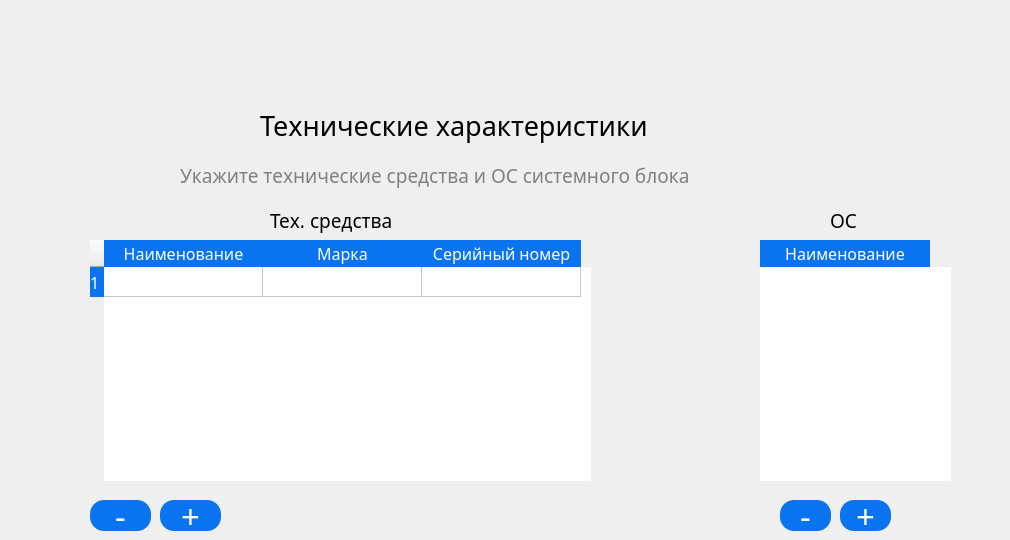
    <widget class="QWidget" name="widget_2">
     <widget class="QLabel" name="label_13">
      <property name="geometry">
       <rect>
        <x>260</x>
        <y>100</y>
        <width>741</width>
        <height>51</height>
       </rect>
      </property>
      <property name="font">
       <font>
        <family>Comfortaa</family>
        <pointsize>20</pointsize>
        <weight>50</weight>
        <bold>false</bold>
       </font>
      </property>
      <property name="styleSheet">
       <string notr="true">background-color: none;
</string>
      </property>
      <property name="text">
       <string>Технические характеристики</string>
      </property>
     </widget>
     <widget class="QLabel" name="label_14">
      <property name="geometry">
       <rect>
        <x>180</x>
        <y>150</y>
        <width>811</width>
        <height>51</height>
       </rect>
      </property>
      <property name="font">
       <font>
        <family>Comfortaa</family>
        <pointsize>14</pointsize>
        <weight>50</weight>
        <bold>false</bold>
       </font>
      </property>
      <property name="styleSheet">
       <string notr="true">background-color: none;
color: grey;</string>
      </property>
      <property name="text">
       <string>Укажите технические средства и ОС системного блока</string>
      </property>
     </widget>
     <widget class="QLabel" name="label_16">
      <property name="geometry">
       <rect>
        <x>25</x>
        <y>135</y>
        <width>21</width>
        <height>20</height>
       </rect>
      </property>
      <property name="text">
       <string/>
      </property>
      <property name="pixmap">
       <pixmap>../MVD2/icons/ellipsis.png</pixmap>
      </property>
      <property name="scaledContents">
       <bool>true</bool>
      </property>
     </widget>
     <widget class="QLabel" name="label_17">
      <property name="geometry">
       <rect>
        <x>270</x>
        <y>200</y>
        <width>291</width>
        <height>41</height>
       </rect>
      </property>
      <property name="font">
       <font>
        <family>Comfortaa</family>
        <pointsize>14</pointsize>
       </font>
      </property>
      <property name="text">
       <string>Тех. средства</string>
      </property>
     </widget>
     <widget class="QLabel" name="label_18">
      <property name="geometry">
       <rect>
        <x>830</x>
        <y>200</y>
        <width>151</width>
        <height>41</height>
       </rect>
      </property>
      <property name="font">
       <font>
        <family>Comfortaa</family>
        <pointsize>14</pointsize>
       </font>
      </property>
      <property name="text">
       <string>ОС</string>
      </property>
     </widget>
     <widget class="QTableWidget" name="table_tech">
      <property name="geometry">
       <rect>
        <x>90</x>
        <y>240</y>
        <width>501</width>
        <height>241</height>
       </rect>
      </property>
      <property name="font">
       <font>
        <family>Comfortaa</family>
        <pointsize>12</pointsize>
       </font>
      </property>
      <property name="styleSheet">
       <string notr="true">QHeaderView::section { 
 background-color: rgba(10, 116, 240, 255);
 color: white;
 border:none; 
}


QTableWidget 
{
 color: black;
 border:none; 
}


QTableWidget::item::selected
{
 color: black; 
 background-color: rgba(10, 116, 240, 120);
}



QScrollBar::handle:vertical
{
 Background: rgba(10, 116, 240, 160);
 Border: 0px solid grey;
 Border-radius: 3px; 
 Width: 8px;
}


</string>
      </property>
      <attribute name="horizontalHeaderCascadingSectionResizes">
       <bool>true</bool>
      </attribute>
      <attribute name="horizontalHeaderDefaultSectionSize">
       <number>159</number>
      </attribute>
      <row/>
      <column>
       <property name="text">
        <string>Наименование</string>
       </property>
      </column>
      <column>
       <property name="text">
        <string>Марка</string>
       </property>
      </column>
      <column>
       <property name="text">
        <string>Серийный номер</string>
       </property>
      </column>
     </widget>
     <widget class="QPushButton" name="delete_tech">
      <property name="geometry">
       <rect>
        <x>90</x>
        <y>500</y>
        <width>61</width>
        <height>31</height>
       </rect>
      </property>
      <property name="font">
       <font>
        <family>Comfortaa</family>
        <pointsize>25</pointsize>
       </font>
      </property>
      <property name="styleSheet">
       <string notr="true">QPushButton {
background-color: #0A74F0;
border-radius: 14px;
color: white;
}</string>
      </property>
      <property name="text">
       <string>-</string>
      </property>
      <property name="autoDefault">
       <bool>false</bool>
      </property>
     </widget>
     <widget class="QPushButton" name="add_tech">
      <property name="geometry">
       <rect>
        <x>160</x>
        <y>500</y>
        <width>61</width>
        <height>31</height>
       </rect>
      </property>
      <property name="font">
       <font>
        <family>Comfortaa</family>
        <pointsize>25</pointsize>
       </font>
      </property>
      <property name="styleSheet">
       <string notr="true">QPushButton {
background-color: #0A74F0;
border-radius: 14px;
color: white;
}</string>
      </property>
      <property name="text">
       <string>+</string>
      </property>
     </widget>
     <widget class="QPushButton" name="delete_os">
      <property name="geometry">
       <rect>
        <x>780</x>
        <y>500</y>
        <width>51</width>
        <height>31</height>
       </rect>
      </property>
      <property name="font">
       <font>
        <family>Comfortaa</family>
        <pointsize>25</pointsize>
       </font>
      </property>
      <property name="styleSheet">
       <string notr="true">QPushButton {
background-color: #0A74F0;
border-radius: 14px;
color: white;
}</string>
      </property>
      <property name="text">
       <string>-</string>
      </property>
     </widget>
     <widget class="QPushButton" name="add_os">
      <property name="geometry">
       <rect>
        <x>840</x>
        <y>500</y>
        <width>51</width>
        <height>31</height>
       </rect>
      </property>
      <property name="font">
       <font>
        <family>Comfortaa</family>
        <pointsize>25</pointsize>
       </font>
      </property>
      <property name="styleSheet">
       <string notr="true">QPushButton {
background-color: #0A74F0;
border-radius: 14px;
color: white;
}</string>
      </property>
      <property name="text">
       <string>+</string>
      </property>
     </widget>
     <widget class="QLabel" name="label_20">
      <property name="geometry">
       <rect>
        <x>240</x>
        <y>40</y>
        <width>581</width>
        <height>55</height>
       </rect>
      </property>
      <property name="text">
       <string/>
      </property>
      <property name="pixmap">
       <pixmap>../MVD2/icons/Step2.PNG</pixmap>
      </property>
      <property name="scaledContents">
       <bool>true</bool>
      </property>
     </widget>
     <widget class="QTableWidget" name="table_os">
      <property name="geometry">
       <rect>
        <x>760</x>
        <y>240</y>
        <width>191</width>
        <height>241</height>
       </rect>
      </property>
      <property name="font">
       <font>
        <family>Comfortaa</family>
        <pointsize>12</pointsize>
       </font>
      </property>
      <property name="styleSheet">
       <string notr="true">QHeaderView::section { 
 background-color: rgba(10, 116, 240, 255);
 color: white;
 border:none; 
}


QTableWidget 
{
 color: black;
 border:none; 
}


QTableWidget::item::selected
{
 color: black; 
 background-color: rgba(10, 116, 240, 120);
}



QScrollBar::handle:vertical
{
 Background: rgba(10, 116, 240, 160);
 Border: 0px solid grey;
 Border-radius: 3px; 
 Width: 8px;
}


</string>
      </property>
      <attribute name="horizontalHeaderDefaultSectionSize">
       <number>170</number>
      </attribute>
      <column>
       <property name="text">
        <string>Наименование</string>
       </property>
      </column>
     </widget>
    </widget>
